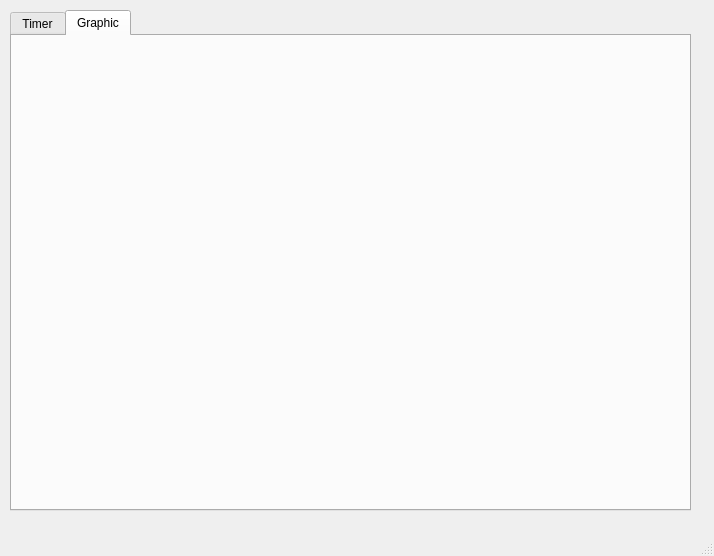
<?xml version="1.0" encoding="UTF-8"?>
<ui version="4.0">
 <class>MainWindow</class>
 <widget class="QMainWindow" name="MainWindow">
  <property name="geometry">
   <rect>
    <x>0</x>
    <y>0</y>
    <width>714</width>
    <height>556</height>
   </rect>
  </property>
  <property name="windowTitle">
   <string>ProTra</string>
  </property>
  <property name="windowIcon">
   <iconset>
    <normaloff>stopwatch.png</normaloff>stopwatch.png</iconset>
  </property>
  <widget class="QWidget" name="centralwidget">
   <widget class="QTabWidget" name="tabWidget">
    <property name="geometry">
     <rect>
      <x>10</x>
      <y>10</y>
      <width>681</width>
      <height>501</height>
     </rect>
    </property>
    <property name="currentIndex">
     <number>1</number>
    </property>
    <widget class="QWidget" name="widget">
     <attribute name="icon">
      <iconset>
       <normaloff>timer.png</normaloff>timer.png</iconset>
     </attribute>
     <attribute name="title">
      <string>Timer</string>
     </attribute>
     <layout class="QGridLayout" name="gridLayout">
      <item row="0" column="0" rowspan="3" colspan="2">
       <widget class="QLCDNumber" name="lcdNumber">
        <property name="font">
         <font>
          <family>EADS Sans</family>
          <pointsize>10</pointsize>
         </font>
        </property>
       </widget>
      </item>
      <item row="4" column="0" colspan="4">
       <widget class="QTableWidget" name="tableWidget">
        <property name="sizePolicy">
         <sizepolicy hsizetype="Minimum" vsizetype="Minimum">
          <horstretch>0</horstretch>
          <verstretch>0</verstretch>
         </sizepolicy>
        </property>
        <property name="maximumSize">
         <size>
          <width>600</width>
          <height>200</height>
         </size>
        </property>
        <property name="font">
         <font>
          <family>EADS Sans</family>
          <pointsize>10</pointsize>
         </font>
        </property>
        <row>
         <property name="text">
          <string>1</string>
         </property>
        </row>
        <column>
         <property name="text">
          <string>Project</string>
         </property>
        </column>
        <column>
         <property name="text">
          <string>Time on project</string>
         </property>
        </column>
        <item row="0" column="0">
         <property name="text">
          <string>Project A</string>
         </property>
        </item>
       </widget>
      </item>
      <item row="6" column="0">
       <widget class="QPushButton" name="pushButtonExport">
        <property name="maximumSize">
         <size>
          <width>100</width>
          <height>30</height>
         </size>
        </property>
        <property name="font">
         <font>
          <family>Palatino Linotype</family>
          <pointsize>10</pointsize>
         </font>
        </property>
        <property name="text">
         <string>EXPORT</string>
        </property>
        <property name="icon">
         <iconset>
          <normaloff>export.png</normaloff>export.png</iconset>
        </property>
       </widget>
      </item>
      <item row="2" column="2">
       <widget class="QComboBox" name="comboBox">
        <property name="sizePolicy">
         <sizepolicy hsizetype="Minimum" vsizetype="Fixed">
          <horstretch>0</horstretch>
          <verstretch>0</verstretch>
         </sizepolicy>
        </property>
        <property name="maximumSize">
         <size>
          <width>100</width>
          <height>30</height>
         </size>
        </property>
        <property name="font">
         <font>
          <family>EADS Sans</family>
          <pointsize>10</pointsize>
         </font>
        </property>
       </widget>
      </item>
      <item row="5" column="0">
       <widget class="QLineEdit" name="lineEdit">
        <property name="maximumSize">
         <size>
          <width>200</width>
          <height>30</height>
         </size>
        </property>
        <property name="font">
         <font>
          <family>EADS Sans</family>
          <pointsize>10</pointsize>
         </font>
        </property>
       </widget>
      </item>
      <item row="0" column="3">
       <widget class="QPushButton" name="pushButtonStop">
        <property name="maximumSize">
         <size>
          <width>100</width>
          <height>30</height>
         </size>
        </property>
        <property name="font">
         <font>
          <family>EADS Sans</family>
          <pointsize>10</pointsize>
         </font>
        </property>
        <property name="text">
         <string>STOP</string>
        </property>
        <property name="icon">
         <iconset>
          <normaloff>stop.png</normaloff>stop.png</iconset>
        </property>
       </widget>
      </item>
      <item row="1" column="3">
       <widget class="QPushButton" name="pushButtonPause">
        <property name="maximumSize">
         <size>
          <width>100</width>
          <height>30</height>
         </size>
        </property>
        <property name="font">
         <font>
          <family>EADS Sans</family>
          <pointsize>10</pointsize>
         </font>
        </property>
        <property name="text">
         <string>PAUSE</string>
        </property>
        <property name="icon">
         <iconset>
          <normaloff>pause.png</normaloff>pause.png</iconset>
        </property>
       </widget>
      </item>
      <item row="0" column="2">
       <widget class="QPushButton" name="pushButtonStart">
        <property name="maximumSize">
         <size>
          <width>100</width>
          <height>30</height>
         </size>
        </property>
        <property name="font">
         <font>
          <family>EADS Sans</family>
          <pointsize>10</pointsize>
         </font>
        </property>
        <property name="text">
         <string>START</string>
        </property>
        <property name="icon">
         <iconset>
          <normaloff>start.png</normaloff>start.png</iconset>
        </property>
       </widget>
      </item>
      <item row="1" column="2">
       <widget class="QPushButton" name="pushButtonReset">
        <property name="maximumSize">
         <size>
          <width>100</width>
          <height>30</height>
         </size>
        </property>
        <property name="font">
         <font>
          <family>EADS Sans</family>
          <pointsize>10</pointsize>
         </font>
        </property>
        <property name="text">
         <string>RESET</string>
        </property>
        <property name="icon">
         <iconset>
          <normaloff>reset.png</normaloff>reset.png</iconset>
        </property>
       </widget>
      </item>
      <item row="2" column="3">
       <widget class="QPushButton" name="pushButtonCommit">
        <property name="maximumSize">
         <size>
          <width>100</width>
          <height>30</height>
         </size>
        </property>
        <property name="font">
         <font>
          <family>EADS Sans</family>
          <pointsize>10</pointsize>
         </font>
        </property>
        <property name="text">
         <string>COMMIT</string>
        </property>
        <property name="icon">
         <iconset>
          <normaloff>add.png</normaloff>add.png</iconset>
        </property>
       </widget>
      </item>
      <item row="5" column="1">
       <widget class="QPushButton" name="pushButtonAdd">
        <property name="minimumSize">
         <size>
          <width>140</width>
          <height>30</height>
         </size>
        </property>
        <property name="maximumSize">
         <size>
          <width>140</width>
          <height>30</height>
         </size>
        </property>
        <property name="font">
         <font>
          <family>EADS Sans</family>
          <pointsize>10</pointsize>
         </font>
        </property>
        <property name="text">
         <string>ADD ROW</string>
        </property>
        <property name="icon">
         <iconset>
          <normaloff>add2.png</normaloff>add2.png</iconset>
        </property>
       </widget>
      </item>
      <item row="5" column="2">
       <widget class="QPushButton" name="pushButtonRemove">
        <property name="minimumSize">
         <size>
          <width>140</width>
          <height>30</height>
         </size>
        </property>
        <property name="maximumSize">
         <size>
          <width>140</width>
          <height>30</height>
         </size>
        </property>
        <property name="font">
         <font>
          <family>EADS Sans</family>
          <pointsize>10</pointsize>
         </font>
        </property>
        <property name="text">
         <string>REMOVE ROW</string>
        </property>
        <property name="icon">
         <iconset>
          <normaloff>remove.png</normaloff>remove.png</iconset>
        </property>
       </widget>
      </item>
     </layout>
    </widget>
    <widget class="QWidget" name="widget">
     <attribute name="icon">
      <iconset>
       <normaloff>plot-8.png</normaloff>plot-8.png</iconset>
     </attribute>
     <attribute name="title">
      <string>Graphic</string>
     </attribute>
     <widget class="QWidget" name="layoutWidget">
      <property name="geometry">
       <rect>
        <x>10</x>
        <y>10</y>
        <width>651</width>
        <height>451</height>
       </rect>
      </property>
      <layout class="QVBoxLayout" name="plotlayout">
       <property name="sizeConstraint">
        <enum>QLayout::SetMaximumSize</enum>
       </property>
       <property name="leftMargin">
        <number>100</number>
       </property>
       <property name="topMargin">
        <number>10</number>
       </property>
       <property name="rightMargin">
        <number>100</number>
       </property>
       <property name="bottomMargin">
        <number>10</number>
       </property>
      </layout>
     </widget>
    </widget>
   </widget>
  </widget>
  <widget class="QMenuBar" name="menubar">
   <property name="geometry">
    <rect>
     <x>0</x>
     <y>0</y>
     <width>714</width>
     <height>20</height>
    </rect>
   </property>
  </widget>
  <widget class="QStatusBar" name="statusbar"/>
 </widget>
 <resources/>
 <connections>
  <connection>
   <sender>tableWidget</sender>
   <signal>cellChanged(int,int)</signal>
   <receiver>comboBox</receiver>
   <slot>setCurrentIndex(int)</slot>
   <hints>
    <hint type="sourcelabel">
     <x>311</x>
     <y>312</y>
    </hint>
    <hint type="destinationlabel">
     <x>433</x>
     <y>201</y>
    </hint>
   </hints>
  </connection>
 </connections>
</ui>
